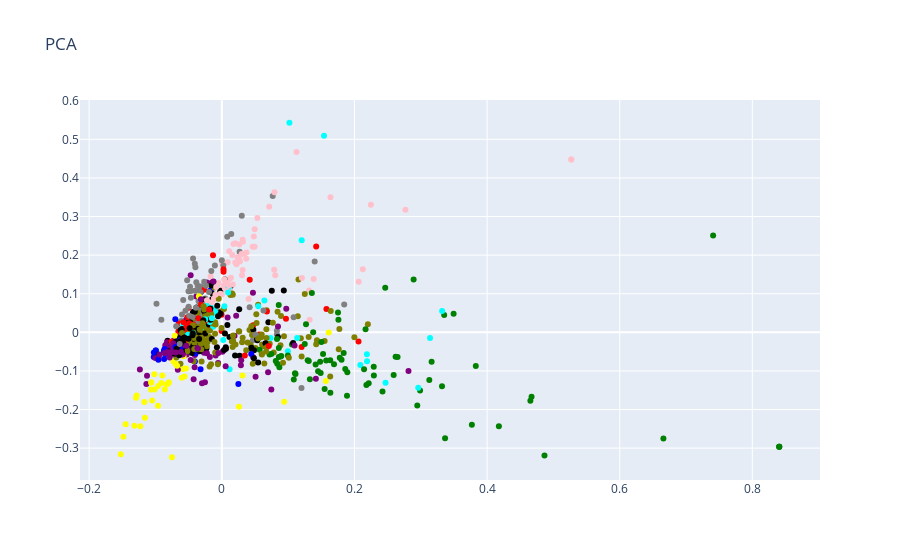

This figure's notebook cell:
### Code cell
trace = go.Scatter(x=result['X'].values,
                   y=result['Y'].values,
                   text=result['texto'].values,
                   mode='markers',
                   marker=dict(color=result['colores'].values)) 

layout = go.Layout(title="PCA")

fig = go.Figure(data=trace, layout=layout)
iplot(fig)

### Figure 1 — Plotly figure (JSON) as saved in the notebook; plotly's stock layout.template omitted (floating-point values rounded to 4 significant figures; data arrays with more than 128 entries replaced by an {"elided": "..."} marker saying what was removed)
{"data": [{"marker": {"color": {"elided": "1000 str values"}}, "mode": "markers", "text": {"elided": "1000 str values"}, "type": "scatter", "x": {"elided": "1000 float values"}, "y": {"elided": "1000 float values"}}], "layout": {"title": {"text": "PCA"}}}
